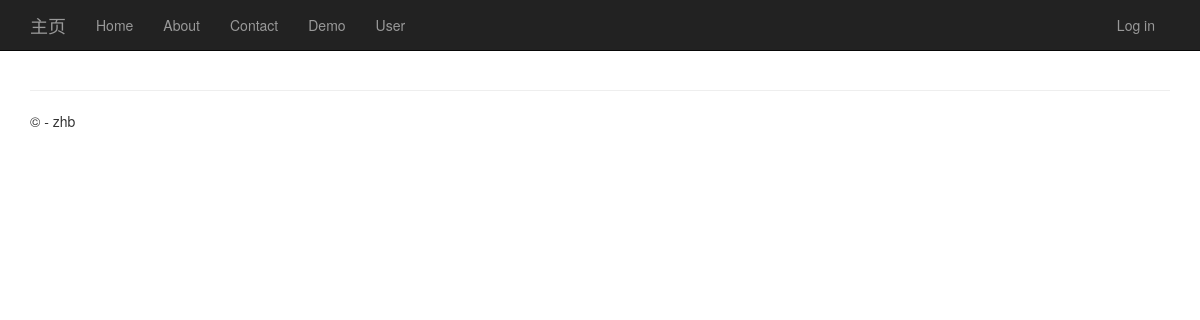
Before: /user with the older database file.
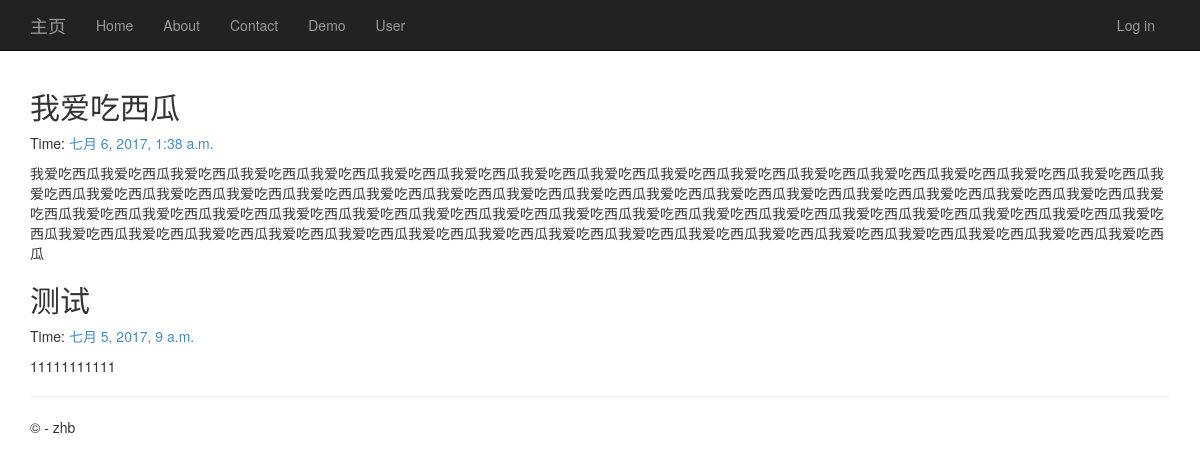
After: the same page with the newer database file.
### app/models.py (models this page shows, shortened)
class BlogPost(models.Model):
    title = models.CharField(max_length = 150)#标题
    body = models.TextField()#正文
    timestamp = models.DateTimeField()#时间
    class Meta():
        ordering = ['-timestamp']

### app/views.py (the view)
# urls.py: url(r'^user', app.views.user, name='user'),
def user(request):
    assert isinstance(request, HttpRequest)
    postlist = BlogPost.objects.all()
    return render(
        request,
        'app/user.html',
        {
            'postlist':postlist
        }
    )

### app/templatetags/custom_markdown.py (called while the page is built)
@register.filter(is_safe=True)  #注册template filter
@stringfilter  #希望字符串作为参数
def custom_markdown(value):
    return mark_safe(markdown.markdown(value,
        extensions = ['markdown.extensions.fenced_code', 'markdown.extensions.codehilite'],
        safe_mode=True,
        enable_attributes=False))

### app/templates/app/user.html
﻿{% extends "app/layout.html" %}
{% load custom_markdown %}
{% block content %}
<div class="posts">
    {% for post in postlist %}
    <section class="post">
        <header class="post-header">
            <h2 class="post-title">
                {{post.title}}
            </h2>
            <p class="post-meta">
                Time:<a class="post-author" href="#">
                {{post.timestamp}}</a>
            </p>
        </header>
        <div>
            <p>
                {{post.body|custom_markdown|linebreaksbr}}
            </p>
        </div>
    </section>
    {% endfor %}
</div>
{% endblock %}

Changed rows visible on the page:
added BlogPost: title "我爱吃西瓜", timestamp "七月 6, 2017, 1:38 a.m.", body|custom_markdown "我爱吃西瓜我爱吃西瓜我爱吃西瓜我爱吃西瓜我爱吃西瓜我爱吃西瓜我爱吃西瓜我爱吃西瓜我爱吃西瓜我爱吃西瓜我爱吃西瓜我爱吃西瓜我爱吃西瓜我爱吃西瓜我爱吃西瓜我爱吃西瓜我爱吃西瓜我爱吃西瓜我爱吃西瓜我爱吃西瓜我爱吃西瓜我爱吃西瓜我爱吃西瓜我爱吃西瓜我爱吃西瓜我爱吃西瓜我爱吃西瓜我爱吃西瓜我爱吃西瓜我爱吃西瓜我爱吃西瓜我爱吃西瓜我爱吃西瓜我爱吃西瓜我爱吃西瓜我爱吃西瓜我爱吃西瓜我爱吃西瓜我爱吃西瓜我爱吃西瓜我爱吃西瓜我爱吃西瓜我爱吃西瓜我爱吃西瓜我爱吃西瓜我爱吃西瓜我爱吃西瓜我爱吃西瓜我爱吃西瓜我爱吃西瓜我爱吃西瓜我爱吃西瓜我爱吃西瓜我爱吃西瓜我爱吃西瓜我爱吃西瓜我爱吃西瓜我爱吃西瓜我爱吃西瓜我爱吃西瓜我爱吃西瓜我爱吃西瓜我爱吃西瓜我爱吃西瓜我爱吃西瓜"
added BlogPost: title "测试", timestamp "七月 5, 2017, 9 a.m.", body|custom_markdown "11111111111"
